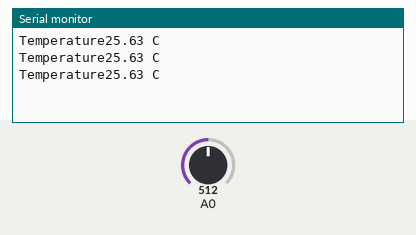
A sketch run on a simulated Arduino Uno, built with avr-gcc and run on an emulated ATmega328P. Parts: the last lines printed to the serial monitor. The test bench sets the inputs (shaded band); at power-on: A0 = 512.

Above: at 1.3 s.
1.4 s: A0 set to 716
At 1.9 s:
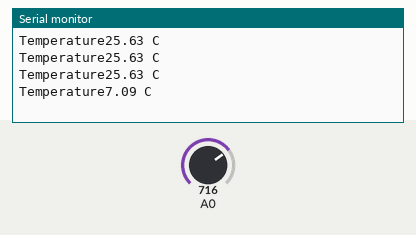
2.9 s: A0 set to 900
At 3.4 s:
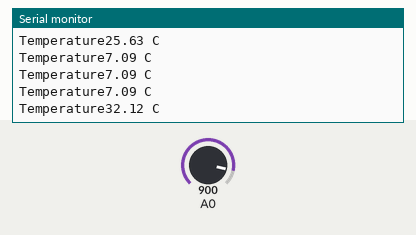
Timing chart, 0 to 5.9 s (numbered marks = the images above; inputs shaded):
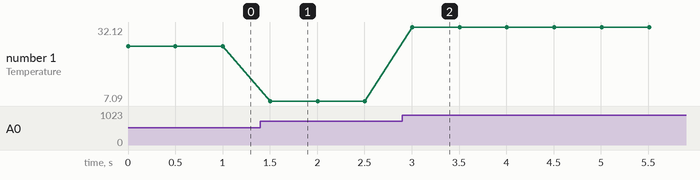

Measured:
- after the input at 1.4 s, the serial monitor: prints a new line after 0.10 s (image 1)
- after the input at 2.9 s, the serial monitor: prints a new line after 0.11 s (image 2)
- plotted number 1: 25.63 → 7.09 after the input at 1.4 s, 7.09 → 32.12 after the input at 2.9 s

The sketch:

25.ino
```cpp
#include <avr/io.h>
#include <util/delay.h>
#define checkbit(x, y) ((x) & (y))
#define bitn(p) (0x01 << (p))

double logR2, R2, T, Tc;
int main(void)
{
  float c1 = 0.001125307752122;
  float c2 = 0.000234711863267;
  float c3 = 0.000000085663516;
  Serial.begin(2000000);
  while(1)
  {
    ADMUX = 0x40;
    ADCSRA = 0xC7;
    while(checkbit(ADCSRA, bitn(ADSC)));
    R2 = (10000/(1023 - ADCW)) * ADCW;
    logR2 = log(R2);
    T = (1.0 /  (c1 + c2*logR2 + c3*logR2*logR2*logR2));
    Tc = T - 273.15;
    Serial.print("Temperature");
    Serial.print(Tc);
    Serial.println(" C ");
    _delay_ms(500);
  }
}
```
